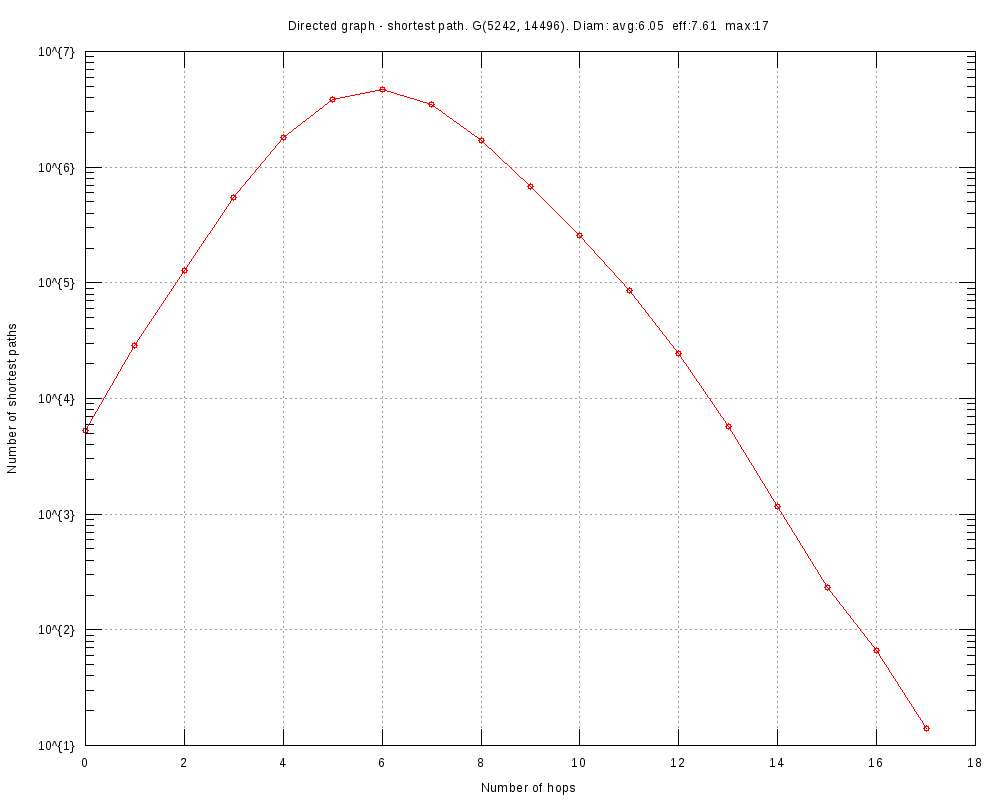

This figure's gnuplot source:
#
# Directed graph - shortest path. G(5242, 14496). Diam: avg:6.05  eff:7.61  max:17 (Thu Oct 26 17:46:57 2017)
#

set title "Directed graph - shortest path. G(5242, 14496). Diam: avg:6.05  eff:7.61  max:17"
set key bottom right
set logscale y 10
set format y "10^{%L}"
set mytics 10
set grid
set xlabel "Number of hops"
set ylabel "Number of shortest paths"
set tics scale 2
set terminal png font arial 10 size 1000,800
set output 'diam.GRQ.png'
plot 	"diam.GRQ.tab" using 1:2 title "" with linespoints pt 6
